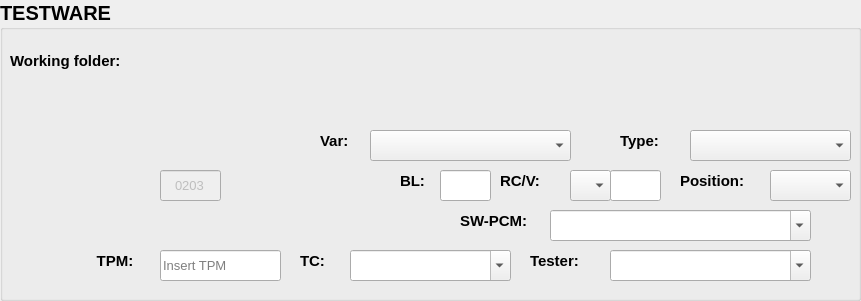
     <widget class="QGroupBox" name="Docu_groupBox">
      <property name="geometry">
       <rect>
        <x>10</x>
        <y>30</y>
        <width>861</width>
        <height>301</height>
       </rect>
      </property>
      <property name="font">
       <font>
        <pointsize>15</pointsize>
        <weight>75</weight>
        <bold>true</bold>
       </font>
      </property>
      <property name="title">
       <string>TESTWARE</string>
      </property>
      <widget class="QLabel" name="BL_label">
       <property name="geometry">
        <rect>
         <x>400</x>
         <y>170</y>
         <width>81</width>
         <height>21</height>
        </rect>
       </property>
       <property name="font">
        <font>
         <pointsize>11</pointsize>
         <weight>75</weight>
         <bold>true</bold>
        </font>
       </property>
       <property name="text">
        <string>BL:</string>
       </property>
      </widget>
      <widget class="QLabel" name="RCV_label">
       <property name="geometry">
        <rect>
         <x>500</x>
         <y>170</y>
         <width>81</width>
         <height>21</height>
        </rect>
       </property>
       <property name="font">
        <font>
         <pointsize>11</pointsize>
         <weight>75</weight>
         <bold>true</bold>
        </font>
       </property>
       <property name="text">
        <string>RC/V:</string>
       </property>
      </widget>
      <widget class="QComboBox" name="Var_comboBox">
       <property name="geometry">
        <rect>
         <x>370</x>
         <y>130</y>
         <width>201</width>
         <height>31</height>
        </rect>
       </property>
       <property name="font">
        <font>
         <pointsize>10</pointsize>
         <weight>50</weight>
         <bold>false</bold>
        </font>
       </property>
      </widget>
      <widget class="QLabel" name="PRJ_label_2">
       <property name="geometry">
        <rect>
         <x>320</x>
         <y>130</y>
         <width>81</width>
         <height>21</height>
        </rect>
       </property>
       <property name="font">
        <font>
         <pointsize>11</pointsize>
         <weight>75</weight>
         <bold>true</bold>
        </font>
       </property>
       <property name="text">
        <string>Var:</string>
       </property>
      </widget>
      <widget class="QLabel" name="Type_label">
       <property name="geometry">
        <rect>
         <x>620</x>
         <y>130</y>
         <width>81</width>
         <height>21</height>
        </rect>
       </property>
       <property name="font">
        <font>
         <pointsize>11</pointsize>
         <weight>75</weight>
         <bold>true</bold>
        </font>
       </property>
       <property name="text">
        <string>Type:</string>
       </property>
      </widget>
      <widget class="QComboBox" name="Type_comboBox">
       <property name="geometry">
        <rect>
         <x>690</x>
         <y>130</y>
         <width>161</width>
         <height>31</height>
        </rect>
       </property>
       <property name="font">
        <font>
         <pointsize>10</pointsize>
         <weight>50</weight>
         <bold>false</bold>
        </font>
       </property>
      </widget>
      <widget class="QLabel" name="WFP_label">
       <property name="geometry">
        <rect>
         <x>10</x>
         <y>50</y>
         <width>141</width>
         <height>21</height>
        </rect>
       </property>
       <property name="font">
        <font>
         <pointsize>11</pointsize>
         <weight>75</weight>
         <bold>true</bold>
        </font>
       </property>
       <property name="text">
        <string>Working folder:</string>
       </property>
      </widget>
      <widget class="QLineEdit" name="Prefix_lineEdit">
       <property name="enabled">
        <bool>false</bool>
       </property>
       <property name="geometry">
        <rect>
         <x>160</x>
         <y>170</y>
         <width>61</width>
         <height>31</height>
        </rect>
       </property>
       <property name="font">
        <font>
         <pointsize>10</pointsize>
         <weight>50</weight>
         <bold>false</bold>
        </font>
       </property>
       <property name="inputMask">
        <string/>
       </property>
       <property name="text">
        <string>0203</string>
       </property>
       <property name="alignment">
        <set>Qt::AlignCenter</set>
       </property>
      </widget>
      <widget class="QLineEdit" name="BL_lineEdit">
       <property name="geometry">
        <rect>
         <x>440</x>
         <y>170</y>
         <width>51</width>
         <height>31</height>
        </rect>
       </property>
       <property name="font">
        <font>
         <pointsize>10</pointsize>
         <weight>50</weight>
         <bold>false</bold>
        </font>
       </property>
       <property name="maxLength">
        <number>99</number>
       </property>
      </widget>
      <widget class="QLineEdit" name="RCV_lineEdit">
       <property name="geometry">
        <rect>
         <x>610</x>
         <y>170</y>
         <width>51</width>
         <height>31</height>
        </rect>
       </property>
       <property name="font">
        <font>
         <pointsize>10</pointsize>
         <weight>50</weight>
         <bold>false</bold>
        </font>
       </property>
       <property name="focusPolicy">
        <enum>Qt::StrongFocus</enum>
       </property>
       <property name="inputMethodHints">
        <set>Qt::ImhNone</set>
       </property>
       <property name="text">
        <string/>
       </property>
       <property name="maxLength">
        <number>32767</number>
       </property>
      </widget>
      <widget class="QComboBox" name="RCV_comboBox">
       <property name="geometry">
        <rect>
         <x>570</x>
         <y>170</y>
         <width>41</width>
         <height>31</height>
        </rect>
       </property>
       <property name="font">
        <font>
         <pointsize>10</pointsize>
         <weight>50</weight>
         <bold>false</bold>
        </font>
       </property>
      </widget>
      <widget class="QComboBox" name="Pos_comboBox">
       <property name="geometry">
        <rect>
         <x>770</x>
         <y>170</y>
         <width>81</width>
         <height>31</height>
        </rect>
       </property>
       <property name="font">
        <font>
         <pointsize>10</pointsize>
         <weight>50</weight>
         <bold>false</bold>
        </font>
       </property>
      </widget>
      <widget class="QLabel" name="Pos_label">
       <property name="geometry">
        <rect>
         <x>680</x>
         <y>170</y>
         <width>81</width>
         <height>21</height>
        </rect>
       </property>
       <property name="font">
        <font>
         <pointsize>11</pointsize>
         <weight>75</weight>
         <bold>true</bold>
        </font>
       </property>
       <property name="text">
        <string>Position:</string>
       </property>
      </widget>
      <widget class="QLabel" name="SWPCM_label">
       <property name="geometry">
        <rect>
         <x>460</x>
         <y>210</y>
         <width>111</width>
         <height>21</height>
        </rect>
       </property>
       <property name="font">
        <font>
         <pointsize>11</pointsize>
         <weight>75</weight>
         <bold>true</bold>
        </font>
       </property>
       <property name="text">
        <string>SW-PCM:</string>
       </property>
      </widget>
      <widget class="QComboBox" name="SWPCM_comboBox">
       <property name="geometry">
        <rect>
         <x>550</x>
         <y>210</y>
         <width>261</width>
         <height>31</height>
        </rect>
       </property>
       <property name="font">
        <font>
         <pointsize>10</pointsize>
         <weight>50</weight>
         <bold>false</bold>
        </font>
       </property>
       <property name="editable">
        <bool>true</bool>
       </property>
       <property name="duplicatesEnabled">
        <bool>false</bool>
       </property>
      </widget>
      <widget class="QLabel" name="Tester_label">
       <property name="geometry">
        <rect>
         <x>530</x>
         <y>250</y>
         <width>111</width>
         <height>21</height>
        </rect>
       </property>
       <property name="font">
        <font>
         <pointsize>11</pointsize>
         <weight>75</weight>
         <bold>true</bold>
        </font>
       </property>
       <property name="text">
        <string>Tester:</string>
       </property>
      </widget>
      <widget class="QComboBox" name="Tester_comboBox">
       <property name="geometry">
        <rect>
         <x>610</x>
         <y>250</y>
         <width>201</width>
         <height>31</height>
        </rect>
       </property>
       <property name="font">
        <font>
         <pointsize>10</pointsize>
         <weight>50</weight>
         <bold>false</bold>
        </font>
       </property>
       <property name="editable">
        <bool>true</bool>
       </property>
       <property name="duplicatesEnabled">
        <bool>false</bool>
       </property>
      </widget>
      <widget class="QLabel" name="TC_label">
       <property name="geometry">
        <rect>
         <x>300</x>
         <y>250</y>
         <width>111</width>
         <height>21</height>
        </rect>
       </property>
       <property name="font">
        <font>
         <pointsize>11</pointsize>
         <weight>75</weight>
         <bold>true</bold>
        </font>
       </property>
       <property name="text">
        <string>TC:</string>
       </property>
      </widget>
      <widget class="QComboBox" name="TC_comboBox">
       <property name="geometry">
        <rect>
         <x>350</x>
         <y>250</y>
         <width>161</width>
         <height>31</height>
        </rect>
       </property>
       <property name="font">
        <font>
         <pointsize>10</pointsize>
         <weight>50</weight>
         <bold>false</bold>
        </font>
       </property>
       <property name="editable">
        <bool>true</bool>
       </property>
       <property name="duplicatesEnabled">
        <bool>false</bool>
       </property>
      </widget>
      <widget class="QLineEdit" name="TPM_lineEdit">
       <property name="geometry">
        <rect>
         <x>160</x>
         <y>250</y>
         <width>121</width>
         <height>31</height>
        </rect>
       </property>
       <property name="font">
        <font>
         <pointsize>10</pointsize>
         <weight>50</weight>
         <bold>false</bold>
        </font>
       </property>
       <property name="text">
        <string/>
       </property>
       <property name="placeholderText">
        <string>Insert TPM</string>
       </property>
      </widget>
      <widget class="QLabel" name="TPM_label">
       <property name="geometry">
        <rect>
         <x>80</x>
         <y>250</y>
         <width>111</width>
         <height>21</height>
        </rect>
       </property>
       <property name="font">
        <font>
         <pointsize>11</pointsize>
         <weight>75</weight>
         <bold>true</bold>
        </font>
       </property>
       <property name="text">
        <string>    TPM:</string>
       </property>
      </widget>
     </widget>
